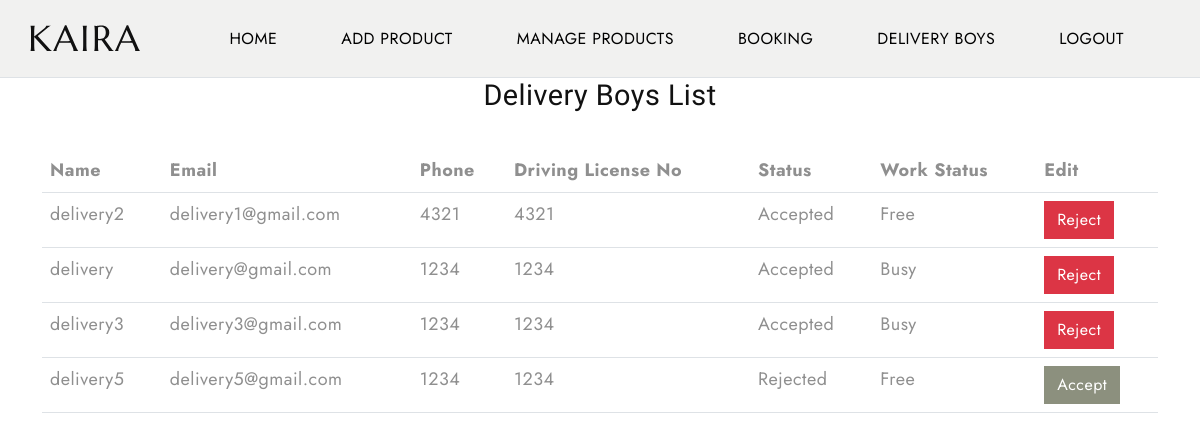
Screenshot of /delivery_views (signed in) with the database file from the repository.
### sampleapp/models.py (models this page shows)
class delivery_boy_register(models.Model):
    name = models.CharField(max_length=30)
    email = models.EmailField()
    phone = models.IntegerField()
    driving_license_no = models.IntegerField()
    username = models.CharField(max_length=30)
    password = models.CharField(max_length=30)
    work_status = models.CharField(max_length=30,default='Free')
    status = models.CharField(max_length=30,default='Pending')

### sampleapp/views.py (the view)
# urls.py: path('delivery_views',views.delivery_view),
def delivery_view(request):
    admin = request.session.get('admin')
    if not admin:
        return redirect('login')
    data = delivery_boy_register.objects.all()
    return render(request, 'delivery_views.html', {'data': data})

### templates/delivery_views.html (shortened to what this page needs)
<!DOCTYPE html>
<html lang="en">
{% load static %}
<head>
  <link href="https://cdn.jsdelivr.net/npm/bootstrap@5.3.0-alpha3/dist/css/bootstrap.min.css" rel="stylesheet"
>
  <link rel="stylesheet" type="text/css" href="{% static 'css/vendor.css' %}">
  <link rel="stylesheet" href="https://cdn.jsdelivr.net/npm/swiper@9/swiper-bundle.min.css" />
  <link rel="stylesheet" type="text/css" href="{% static 'style.css' %}">
</head>
<body class="homepage">
  <nav class="navbar navbar-expand-lg bg-light text-uppercase fs-6 p-3 border-bottom align-items-center">
    <div class="container-fluid">
      <div class="row justify-content-between align-items-center w-100">
        <div class="col-auto">
          <a class="navbar-brand text-white" href="index.html">
          </a>
        </div>
        <div class="col-auto">
          <div class="offcanvas offcanvas-end" tabindex="-1" id="offcanvasNavbar"
            aria-labelledby="offcanvasNavbarLabel">
            <div class="offcanvas-body">
              <ul class="navbar-nav justify-content-end flex-grow-1 gap-1 gap-md-5 pe-3">
                <li class="nav-item">
                  <a class="nav-link active" href="#">Home</a>
                </li>
                <li class="nav-item">
                  <a class="nav-link active" href="Add_Product">Add Product</a>
                </li>
                <li class="nav-item">
                  <a class="nav-link active" href="Manage_Product">Manage Products</a>
                </li>
                <li class="nav-item">
                  <a class="nav-link active" href="booking">Booking</a>
                </li>
                <li class="nav-item">
                  <a class="nav-link active" href="#">Delivery Boys</a>
                </li>
                  <li class="nav-item">
                  <a class="nav-link active" href="logout">Logout</a>
                </li>
              </ul>
            </div>
          </div>
        </div>
      </div>
    </div>
  </nav>
     <div class="container-fluid">
                <div class="row">
                    <div class="col-sm-12 col-md-12 col-lg-12 col-xs-12">
                        <form action="" method="post" enctype="multipart/form-data">
                            <div class="login-form">
                                <h4 class="login-title" align="center">Delivery Boys List</h4><br>
                                <div class="container">
                                    <table class="table">
                                        <thead>
                                        <tr>
                                            <th>Name</th>
                                            <th>Email</th>
                                            <th>Phone</th>
                                            <th>Driving License No</th>
                                            <th>Status</th>
                                            <th>Work Status</th>
                                            <th colspan="2">Edit</th>
                                        </tr>
                                        </thead>
                                        {% for i  in data %}
                                        <tbody>
                                        <tr>
                                            <td>{{i.name}}</td>
                                            <td>{{i.email}}</td>
                                            <td>{{i.phone}}</td>
                                            <td>{{i.driving_license_no}}</td>
                                            <td>{{i.status}}</td>
                                            <td>{{i.work_status}}</td>
                                            {% if i.status == 'Pending' or i.status == 'Accepted' %}
                                                <td><a class="btn btn-danger" href="reject/{{i.pk}}">Reject</a> </td>
                                            {% endif %}
                                            {% if i.status == 'Pending'  or i.status == 'Rejected' %}
                                                <td><a class="btn btn-primary" href="accept/{{i.pk}}">Accept</a> </td>
                                            {% endif %}
                                        </tr>
                                        {% endfor %}
                                        </tbody>
                                    </table>
                            </div>
                        </form>
                    </div>
                </div>
            </div>
</body>
</html>

### static/style.css (style rules this page uses)
body { --heading-font: "Marcellus", Roboto, sans-serif; --heading-font-weight: 400; --heading-color: #111; --heading-line-height: 1.24; --swiper-theme-color: #8C907E; --bs-body-font-family: "Jost", Roboto, sans-serif; --bs-body-font-size: 18px; --bs-body-font-weight: 400; --bs-body-line-height: 1.5; --bs-body-color: #8f8f8f; --bs-body-color-rgb: 143, 143, 143; --bs-primary: #8C907E; --bs-secondary: #6c757d; --bs-black: #111; --bs-light: #F1F1F0; --bs-dark: #212529; --bs-gray: #9aa1a7; --bs-gray-dark: #51565b; --bs-primary-rgb: 140, 144, 126; --bs-secondary-rgb: 108, 117, 125; --bs-black-rgb: 17, 17, 17; --bs-light-rgb: 241, 241, 240; --bs-dark-rgb: 33, 37, 41; --bs-link-color: #111; --bs-link-color-rgb: 17, 17, 17; --bs-link-decoration: underline; --bs-link-hover-color: #111; --bs-link-hover-color-rgb: 17, 17, 17; }
body { letter-spacing: 0.03rem; }
h1, .h1, h2, .h2, h3, .h3, h4, .h4, h5, .h5, h6, .h6 { font-family: var(--heading-font); font-weight: var(--heading-font-weight); color: var(--heading-color); line-height: var(--heading-line-height); }
h4, .h4 { font-size: 1.8rem; }
a { text-decoration: none; }
.container-fluid { max-width: 1800px; }
.btn { --bs-btn-border-radius: 0; }
.btn-primary { --bs-btn-color: #fff; --bs-btn-bg: #8C907E; --bs-btn-border-color: #8C907E; --bs-btn-hover-color: #fff; --bs-btn-hover-bg: #5e624e; --bs-btn-hover-border-color: #5e624e; --bs-btn-focus-shadow-rgb: 49, 132, 253; --bs-btn-active-color: #fff; --bs-btn-active-bg: #5e624e; --bs-btn-active-border-color: #5e624e; --bs-btn-active-shadow: inset 0 3px 5px rgba(0, 0, 0, 0.125); --bs-btn-disabled-color: #fff; --bs-btn-disabled-bg: #8C907E; --bs-btn-disabled-border-color: #8C907E; }
.text-white { --heading-color: var(--bs-light); --bs-breadcrumb-item-active-color: var(--bs-light); --bs-breadcrumb-divider-color: var(--bs-light); --bs-link-color-rgb: var(--bs-light-rgb); --bs-link-hover-color-rgb: var(--bs-light-rgb); }

### rows the page displays
delivery_boy_register: name "delivery2", email "delivery1@gmail.com", phone "4321", driving_license_no "4321", status "Accepted", work_status "Free"
delivery_boy_register: name "delivery", email "delivery@gmail.com", phone "1234", driving_license_no "1234", status "Accepted", work_status "Busy"
delivery_boy_register: name "delivery3", email "delivery3@gmail.com", phone "1234", driving_license_no "1234", status "Accepted", work_status "Busy"
delivery_boy_register: name "delivery5", email "delivery5@gmail.com", phone "1234", driving_license_no "1234", status "Rejected", work_status "Free"
